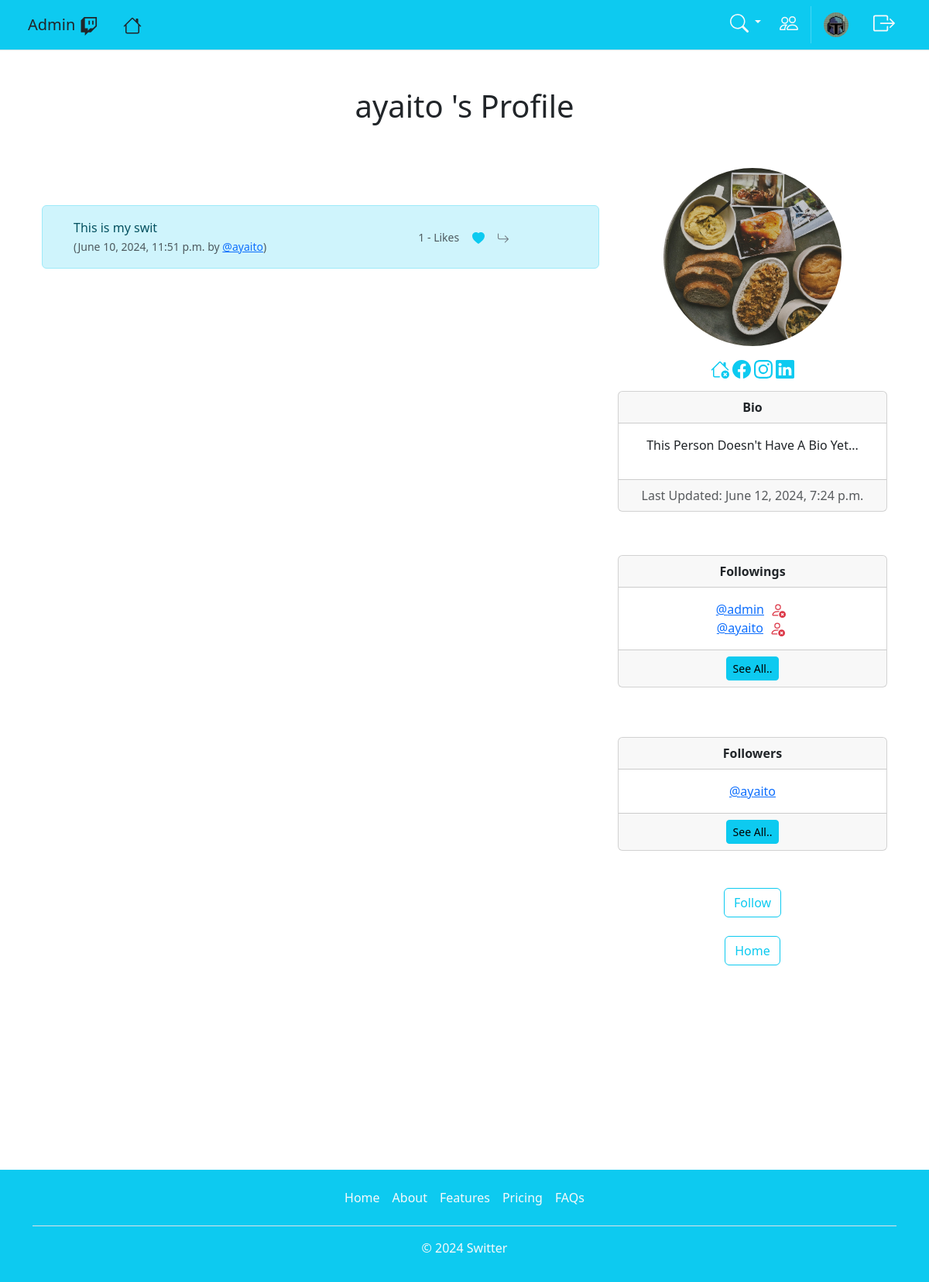
The page /profile/16 (signed in) on the database its author committed.
### witter/models.py (models this page shows, shortened)
class Profile(models.Model):
    user = models.OneToOneField(User, on_delete=models.CASCADE)
    follows = models.ManyToManyField("self", related_name="followed_by", symmetrical=False, blank=True)
    last_updated = models.DateTimeField(User, auto_now=True)
    profile_img = models.ImageField(null=True, blank=True, upload_to="images/profile_pics/")
    profile_bio = models.CharField(max_length=500, null=True, blank=True)
    homepage = models.CharField(max_length=500, null=True, blank=True)
    facebook = models.CharField(max_length=500, null=True, blank=True)
    instagram = models.CharField(max_length=500, null=True, blank=True)
    linkedin = models.CharField(max_length=500, null=True, blank=True)
    def __str__(self):
        return self.user.username

class Swit(models.Model):
    user = models.ForeignKey(User, related_name="swits", on_delete=models.PROTECT)
    body = models.CharField(max_length=250)
    create_at = models.DateTimeField(auto_now_add=True)
    likes = models.ManyToManyField(User, related_name="swit_like", blank=True)
    def num_of_likes(self):
        return self.likes.count()

### witter/views.py (the view, shortened to what this page needs)
# urls.py: path('profile/<int:pk>', views.profile, name="profile"),
def profile(request, pk):
    if request.user.is_authenticated:
        profile = Profile.objects.get(id=pk)
        swits = Swit.objects.filter(user_id=pk).order_by("-create_at")
        return render(request, "profile.html", {"profile":profile, "swits":swits})
    else:
        messages.success(request, "Login Or Register To View Profiles?")
        return redirect("home")

### witter/templates/profile.html (shortened to what this page needs)
{% extends "base.html" %}
{% block content %}
{% if user.is_authenticated %}
{% if profile %}
    <div class="container">
        <center>
            <h1>{{ profile.user }} 's Profile
        </h1>
        </center>
        <br><br>
        <div class="row">
        <div class="col-8">
        <br><br>
            {% for swit in swits %}
            <div class="alert alert-info" role="alert">
                <div class="container">
                    <div class="row">
                        <div class="col-md-8">
                            <div class="container align-self-center"> {{ swit.body }}<br>
                                <small class="text-muted">({{ swit.create_at }} by <a href="{% url 'profile' swit.user.id %}">@{{ swit.user }}</a>)</small><br>
                            </div>
                        </div>
                        <div class="col-md-4 container align-self-center">
                            <small class="text-muted">{{ swit.num_of_likes }} - Likes</small>
                            {% if user in swit.likes.all %}
                            <a class="text-info" href="{% url 'swit_like' swit.id %}">
                                <svg xmlns="http://www.w3.org/2000/svg" width="16" height="16" fill="currentColor" class="bi bi-heart-fill" viewBox="0 0 16 16">
                                    <path fill-rule="evenodd" d="M8 1.314C12.438-3.248 23.534 4.735 8 15-7.534 4.736 3.562-3.248 8 1.314z"/>
                                  </svg></a>
                            {% endif %}
                            <a class="text-secondary" href="{% url 'swit_show' swit.id %}">
                            </a>
                        </div>
                    </div>
                </div>
            </div>
            {% endfor %}
            <br>
            </div>
            <div class="col-sm-4">
                <div class="text-center">
                    {% if profile.profile_img %}
                    <img src="{{ profile.profile_img.url }}" class="rounded-circle" alt="Profile Picture" width="230" height="230">
                    {% else %}
                    <img src="../media/images/profile_pics/default_pfp.png" class="img-fluid rounded-circle" alt="Profile Picture" width="230" height="230">
                    {% endif %}
                    <br>
                    <div class="text-center my-3">
                    </div>
                </div>
                    <div class="card text-center my-md-3">
                        <div class="card-header">
                            <strong>Bio</strong>
                        </div>
                        <div class="card-body">
                            {% if profile.profile_bio %}
                            <p align="justify">
                                {{ profile.profile_bio }}
                            </p>
                            <br>
                            {% else %}
                            <p>This Person Doesn't Have A Bio Yet...</p>
                            {% endif %}
                        </div>
                        <div class="card-footer text-body-secondary">
                            Last Updated: {{ profile.last_updated }}
                        </div>
                    </div>
                <br>
                    <div class="card text-center my-md-3">
                        <div class="card-header">
                            <strong>Followings</strong>
                        </div>
                        <div class="card-body">
                            {% for following in profile.follows.all|slice:5 %}
                            <a href="{% url 'profile' following.id %}">@{{ following }}</a>
                            <a href="{% url 'unfollow' following.id %}" class="mx-1"></a><br>
                            {% endfor %}
                        </div>
                        <div class="card-footer text-body-secondary">
                            <a class="btn btn-sm btn-info" href="{% url 'follows' profile.user.id %}">
                                See All..
                            </a>
                        </div>
                    </div>
                    <br><br>
                    <div class="card text-center">
                        <div class="card-header">
                            <strong>Followers</strong>
                        </div>
                        <div class="card-body">
                        {% for follower in profile.followed_by.all|slice:5 %}
                            {% if follower in profile.follows.all %}
                            <a href="{% url 'profile' follower.id %}">@{{ follower }}</a><br>
                            {% endif %}
                        {% endfor %}
                        </div>
                        <div class="card-footer text-body-secondary">
                            <a class="btn btn-sm btn-info" href="{% url 'followers' profile.user.id %}">
                                See All..
                            </a>
                        </div>
                        </div>
                    <br><br>
                    <form method="post">
                        {% if profile in user.profile.follows.all %}
                        <div class="text-center">
                            <button class="btn btn-outline-danger"  type="submit" name="follow" value="unfollow">Unfollow</button>
                        </div>
                        {% else %}
                        <div class="text-center">
                            <button class="btn btn-outline-info" type="submit" name="follow" value="follow">Follow</button>
                        </div>
                        {% endif %}
                    </form>
                        <br>
                        <div class="text-center">
                        <a class="btn btn-outline-info" href="{% url 'home' %}">Home</a>
                        <br>
                    </div>
                </div>
            </div>
            <br><br>
        </div>
    </div>
{% endif %}
{% endif %}
{% endblock %}

### witter/templates/navbar.html (shortened to what this page needs)
<nav class="navbar navbar-expand-lg bg-info border-bottom border-bottom-warning">
  <div class="container-fluid text-light">
    {% if user.is_superuser %}
    <a class="navbar-brand text-dark mx-4" href="http://127.0.0.1:8000/admin">Admin
    </a>
    <a class="nav-link text-dark mx-sm-5 mx-md-2" href="{% url 'home' %}"></a>
    {% endif %}
    <div class="collapse navbar-collapse" id="navbarSupportedContent">
      <ul class="navbar-nav ms-auto mb-2 mb-lg-0 mx-3">
      {% if user.is_authenticated %}
        <li class="nav-item dropdown">
          <a class="nav-link dropdown-toggle text-light" href="#" role="button" data-bs-toggle="dropdown" aria-expanded="false">
          </a>
        </li>
        <li class="nav-item">
          <a class="nav-link text-light mx-sm-5 mx-md-2" href="{% url 'profile_list' %}">
          </a>
        </li>
        <li class="nav-item">
          {% if user.profile.profile_img %}
          <a class="nav-link text-light mx-sm-5 mx-md-2" href="{% url 'profile' request.user.id %}">
          <img src="{{ user.profile.profile_img.url }}" class="rounded-circle" width="32" height="32"></img></a>
          {% endif %}
        </li>
    <li class="nav-item">
      <a class="nav-link text-light mx-sm-5 mx-md-2" href="{% url 'logout' %}">
        </a>
    </li>
    {% endif %}
      </ul>
    </div>
  </div>
</nav>

### rows shown on the page
Profile: user "ayaito", profile_img (picture), last_updated "June 12, 2024, 7:24 p.m.", user.username "ayaito"
Swit: body "This is my swit", create_at "June 10, 2024, 11:51 p.m.", user "ayaito", num_of_likes "1"
Profile: user.username "admin"
